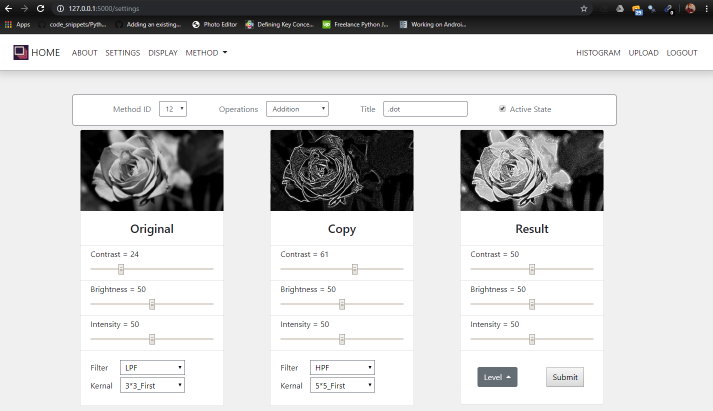
#> input picture web_app/sample_images/Admin_Settings.png, 1425 x 821 px, found by its file name (shown at 1/2 size)
$ python learning.py
#> lines starting #> are read from the running program, lines starting #| are printed output that depends on the picture
import cv2, os
from PIL import Image

img = cv2.imread(r'D:\Programming\Python\Flask\Web_App\src\web_app\sample_images\Admin_Settings.png', cv2.IMREAD_UNCHANGED)
#> img is the input picture: shape (821, 1425, 3); mean B, G, R 206.1, 206, 206

print('Original Dimensions : ',img.shape)
#| Original Dimensions :  (821, 1425, 3)

scale_percent = 70 # percent of original size
width = int(img.shape[1] * scale_percent / 100)
#> width = 997
height = int(img.shape[0] * 90 / 100)
#> height = 738
dim = (width, height)
#> dim = (997, 738)
# resize image
resized = cv2.resize(img, dim, interpolation = cv2.INTER_AREA)
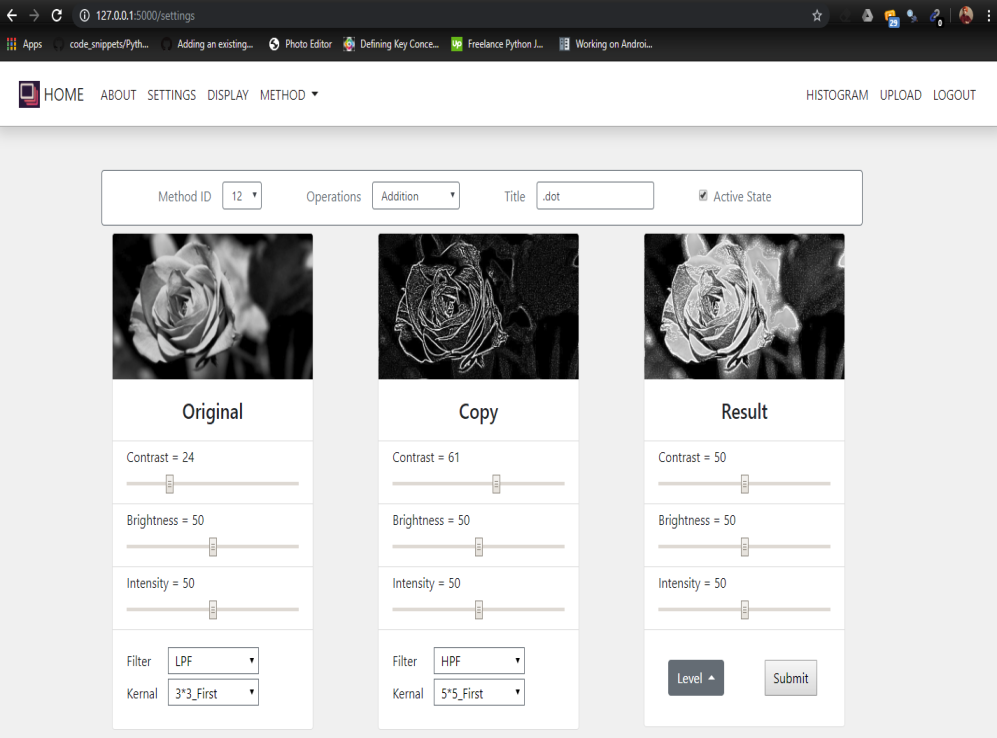
#> resized: shape (738, 997, 3); mean B, G, R 206.1, 206, 206

filename_result = "resize_50.png"
destination = "/".join([os.path.dirname(os.path.abspath(__file__)), filename_result])
b, g, r = cv2.split(resized)
new_add = cv2.merge((r,g,b))
im = Image.fromarray(new_add)
im.save(destination)
